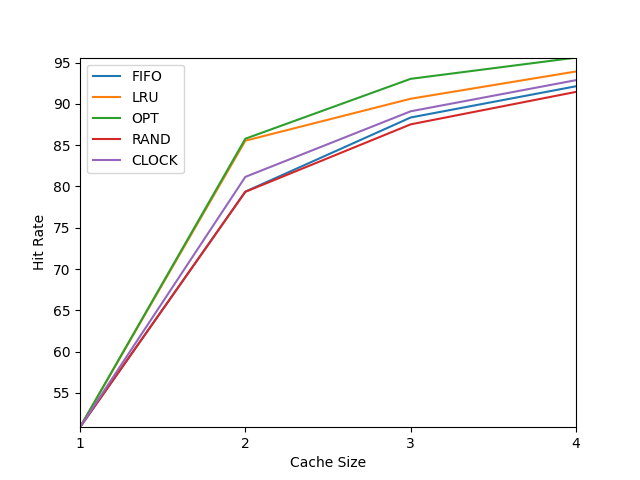

Recreate this plot in Python.
import matplotlib.pyplot as plt
import numpy as np

cache_size = np.arange(1,5)
policies = ["FIFO", "LRU", "OPT", "RAND", "CLOCK"]
hitrate=[[50.86, 79.38, 88.35, 92.13],
        [50.86, 85.54, 90.62, 93.92],
        [50.86, 85.78, 93.03, 95.60],
        [50.86, 79.35, 87.52, 91.45],
        [50.86, 81.16, 89.10, 92.87]]

for i in range(len(policies)):
    plt.plot(cache_size, hitrate[i])

plt.legend(policies)
plt.margins(0)
plt.xticks(cache_size, cache_size)
plt.xlabel('Cache Size')
plt.ylabel('Hit Rate')
plt.savefig('Graph.png')
